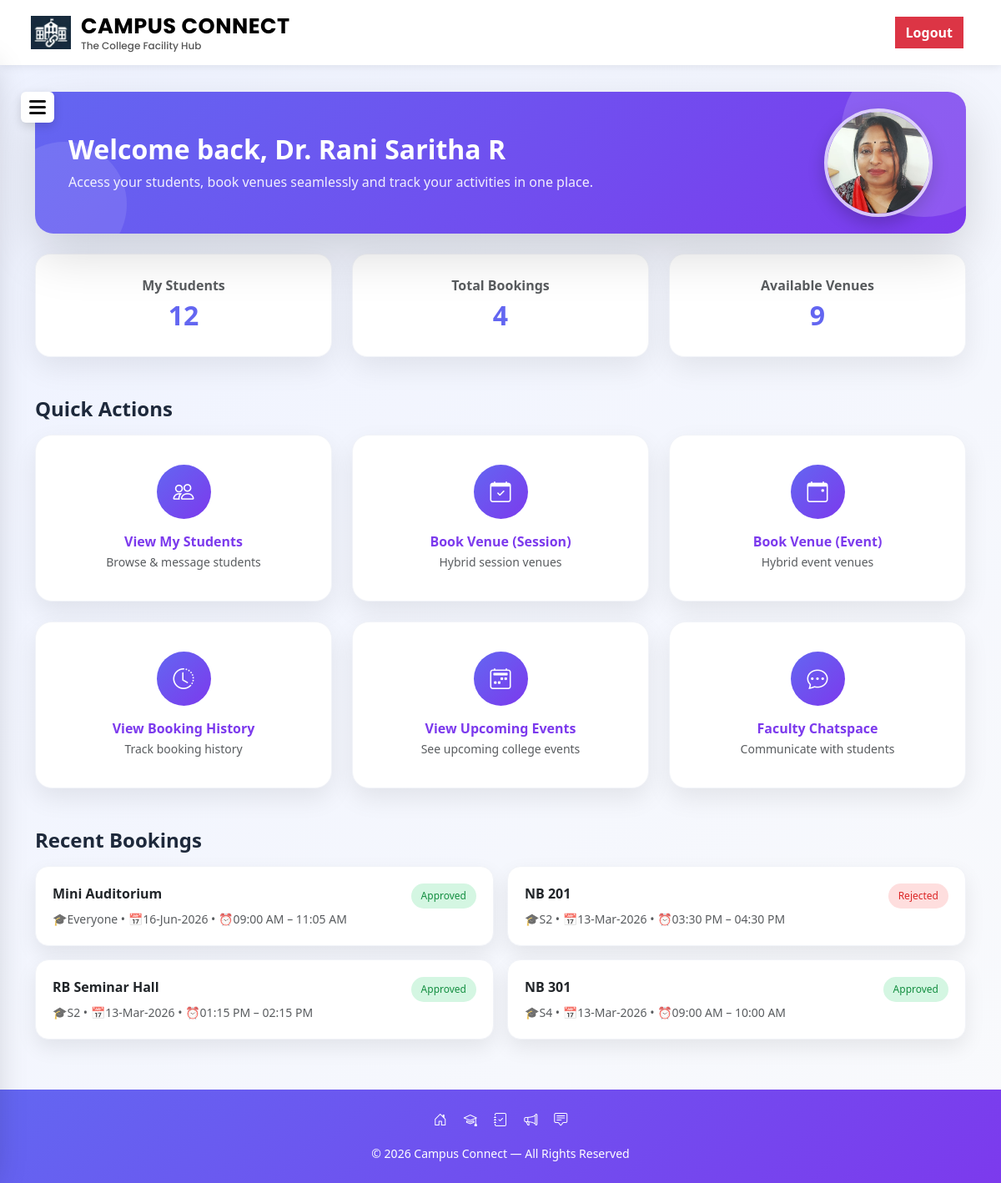
The page /faculty_dashboard (signed in) on the database its author committed.
### tables this page shows
CREATE TABLE faculties (
        faculty_id INTEGER PRIMARY KEY AUTOINCREMENT,
        user_id INTEGER UNIQUE,
        name TEXT,
        contact TEXT,
        register_no TEXT,
        department TEXT,
        designation TEXT,
        photo TEXT,
        isHOD TEXT,
        FOREIGN KEY(user_id) REFERENCES users(user_id) ON DELETE CASCADE
    );

CREATE TABLE bookings (
        booking_id INTEGER PRIMARY KEY AUTOINCREMENT,
        faculty_id INTEGER NOT NULL,
        venue_id INTEGER NOT NULL,
        booking_type TEXT NOT NULL,
        date TEXT NOT NULL,
        start_time TEXT NOT NULL,
        end_time TEXT NOT NULL,
        purpose TEXT,
        target_batch TEXT,
        status TEXT DEFAULT 'requested',

        FOREIGN KEY (faculty_id)
            REFERENCES faculties(faculty_id)
            ON DELETE CASCADE,

        FOREIGN KEY (venue_id)
            REFERENCES venues(venue_id)
            ON DELETE CASCADE
    );

CREATE TABLE venues (
        venue_id INTEGER PRIMARY KEY AUTOINCREMENT,
        name TEXT NOT NULL,
        type TEXT NOT NULL,
        department TEXT NOT NULL,
        block TEXT NOT NULL,
        photo TEXT,
        purpose TEXT NOT NULL,
        created_at TIMESTAMP DEFAULT CURRENT_TIMESTAMP
    );

### app.py (the view)
@app.route('/faculty_dashboard')
def faculty_dashboard():
    if 'user_id' not in session or session['role'] != 'faculty':
        return redirect('/login')
    conn = get_connection()
    cursor = conn.cursor()
    cursor.execute("""
        SELECT faculty_id, name, department, photo
        FROM faculties
        WHERE user_id = ?
    """, (session['user_id'],))
    faculty = cursor.fetchone()
    if not faculty:
        conn.close()
        return redirect('/login')
    faculty_id = faculty['faculty_id']
    faculty_name = faculty['name']
    department = faculty['department']
    faculty_photo = faculty['photo']
    cursor.execute("""
        SELECT COUNT(*)
        FROM students
        WHERE programme = ?
    """, (department,))
    total_students = cursor.fetchone()[0]
    cursor.execute("""
        SELECT COUNT(*)
        FROM bookings
        WHERE faculty_id = ?
    """, (faculty_id,))
    total_bookings = cursor.fetchone()[0]
    cursor.execute("""
        SELECT COUNT(*)
        FROM venues
        WHERE department = ?
        OR department = 'Independent'
    """, (department,))
    total_venues = cursor.fetchone()[0]
    cursor.execute("""
        SELECT b.*, v.name AS venue_name
        FROM bookings b
        JOIN venues v ON b.venue_id = v.venue_id
        WHERE b.faculty_id = ?
        ORDER BY b.booking_id DESC
        LIMIT 4
    """, (faculty_id,))
    recent_bookings = cursor.fetchall()
    formatted_bookings = []
    for b in recent_bookings:
        booking = dict(b)
        booking['date'] = datetime.strptime(booking['date'], "%Y-%m-%d").strftime("%d-%b-%Y")
        booking['start_time'] = datetime.strptime(booking['start_time'], "%H:%M").strftime("%I:%M %p")
        booking['end_time'] = datetime.strptime(booking['end_time'], "%H:%M").strftime("%I:%M %p")
        formatted_bookings.append(booking)
    conn.close()
    return render_template(
        "dash_faculty.html",
        faculty_name=faculty_name,
        faculty_photo=faculty_photo,
        total_students=total_students,
        total_bookings=total_bookings,
        total_venues=total_venues,
        recent_bookings=formatted_bookings
    )

### app.py (called while the page is built)
def get_connection():
    conn = sqlite3.connect("campus_connect.db")
    conn.row_factory = sqlite3.Row
    conn.execute("PRAGMA foreign_keys = ON")  # 🔥 ensure cascade always works
    return conn

### templates/dash_faculty.html (shortened to what this page needs)
<!DOCTYPE html>
<html lang="en">
<head>
    <link href="https://cdn.jsdelivr.net/npm/bootstrap@5.3.2/dist/css/bootstrap.min.css" rel="stylesheet">
    <link href="https://cdn.jsdelivr.net/npm/bootstrap-icons@1.11.3/font/bootstrap-icons.css" rel="stylesheet">
    <link rel="stylesheet" href="{{ url_for('static', filename='css/style.css') }}">
</head>
<body>
<nav class="navbar navbar-expand-lg navbar-light custom-navbar fixed-top">
    <div class="container-fluid">
        <div class="navbar-brand d-flex align-items-center" href="/">
            <img src="{{ url_for('static', filename='images/logo.png') }}" class="logo-img">
            <div class="brand-text">
                <span class="brand-title">CAMPUS CONNECT</span>
                <span class="brand-tagline">The College Facility Hub</span>
            </div>
        </div>
        <div class="ms-auto">
            <a href="{{ url_for('logout') }}" class="btn btn-danger me-2"><b>Logout</b></a>
        </div>
    </div>
</nav>
<div class="menu-toggle" onclick="openSidebar()">
    <span></span>
    <span></span>
    <span></span>
</div>
<div class="container faculty-main">
    <div class="faculty-hero mb-4 d-flex align-items-center justify-content-between">
        <div>
            <h2>Welcome back, {{ faculty_name }}</h2>
            <p class="hero-sub mb-0">
                Access your students, book venues seamlessly and track your activities in one place.
            </p>
        </div>
        <div class="faculty-photo">
            <img src="{{ url_for('static', filename='uploads/' + faculty_photo) }}" alt="Faculty Photo">
        </div>
    </div>
    <div class="row g-4 mb-4">
        <div class="col-md-4">
            <div class="stat-card">
                <div class="text-muted"><center><b>My Students</b></center></div>
                <div class="stat-number"><center><b>{{ total_students }}</b></center></div>
            </div>
        </div>
        <div class="col-md-4">
            <div class="stat-card">
                <div class="text-muted"><center><b>Total Bookings</b></center></div>
                <div class="stat-number"><center><b>{{ total_bookings }}</b></center></div>
            </div>
        </div>
        <div class="col-md-4">
            <div class="stat-card">
                <div class="text-muted"><center><b>Available Venues</b></center></div>
                <div class="stat-number"><center><b>{{ total_venues }}</b></center></div>
            </div>
        </div>
    </div><br>
    <h4 class="section-title mb-3">Quick Actions</h4>
    <div class="row g-4 mb-5">
        <div class="col-md-4">
            <a href="{{ url_for('faculty_view_students') }}" class="text-decoration-none">
                <div class="quick-card">
                    <div class="quick-icon"><i class="bi bi-people"></i></div>
                    <div class="card-header"><center><b>View My Students</b></center></div>
                    <small class="text-muted">Browse & message students</small>
                </div>
            </a>
        </div>
        <div class="col-md-4">
            <a href="{{ url_for('faculty_book_session') }}" class="text-decoration-none">
                <div class="quick-card">
                    <div class="quick-icon"><i class="bi bi-calendar-check"></i></div>
                    <div class="card-header"><center><b>Book Venue (Session)</b></center></div>
                    <small class="text-muted">Hybrid session venues</small>
                </div>
            </a>
        </div>
        <div class="col-md-4">
            <a href="{{ url_for('faculty_book_event') }}" class="text-decoration-none">
                <div class="quick-card">
                    <div class="quick-icon"><i class="bi bi-calendar-event"></i></div>
                    <div class="card-header"><center><b>Book Venue (Event)</b></center></div>
                    <small class="text-muted">Hybrid event venues</small>
                </div>
            </a>
        </div>
        <div class="col-md-4">
            <a href="{{ url_for('faculty_view_bookings') }}" class="text-decoration-none">
                <div class="quick-card">
                    <div class="quick-icon"><i class="bi bi-clock-history"></i></div>
                    <div class="card-header"><center><b>View Booking History</b></center></div>
                    <small class="text-muted">Track booking history</small>
                </div>
            </a>
        </div>
        <div class="col-md-4">
            <a href="{{ url_for('faculty_view_events') }}" class="text-decoration-none">
                <div class="quick-card">
                    <div class="quick-icon"><i class="bi bi-calendar2-week"></i></div>
                    <div class="card-header"><center><b>View Upcoming Events</b></center></div>
                    <small class="text-muted">See upcoming college events</small>
                </div>
            </a>
        </div>
        <div class="col-md-4">
            <a href="{{ url_for('faculty_chatspace') }}" class="text-decoration-none">
                <div class="quick-card">
                    <div class="quick-icon"><i class="bi bi-chat-dots"></i></div>
                    <div class="card-header"><center><b>Faculty Chatspace</b></center></div>
                    <small class="text-muted">Communicate with students</small>
                </div>
            </a>
        </div>
    </div>
    <h4 class="section-title mb-3">Recent Bookings</h4>
    {% if recent_bookings %}
        <div class="row g-3">
            {% for b in recent_bookings %}
            <div class="col-md-6">
                <div class="booking-card">
                    <div class="d-flex justify-content-between">
                        <strong>
                            {{ b.venue_name }}
                        </strong>
                        {% if b.status == 'approved' %}
                            <span class="badge-approved">Approved</span>
                        {% elif b.status == 'rejected' %}
                            <span class="badge-rejected">Rejected</span>
                        {% else %}
                            <span class="badge-requested">Requested</span>
                        {% endif %}
                    </div>
                    <small class="text-muted">
                        🎓{{ b.target_batch }} •
                        📅{{ b.date }} •
                        ⏰{{ b.start_time }} – {{ b.end_time }}
                    </small>
                </div>
            </div>
            {% endfor %}
        </div>
    {% else %}
        <div class="text-center text-muted py-5">
            No recent bookings yet.
        </div>
    {% endif %}
</div>
<footer class="mt-5" style="background: linear-gradient(135deg, #6366f1, #7c3aed); color: white;">
    <div class="container py-4 text-center">
        <div class="mb-3">
            <a href="/faculty_dashboard" class="text-white me-3"><i class="bi bi-house-door"></i></a>
            <a href="{{ url_for('faculty_view_students') }}" class="text-white me-3"><i class="bi bi-mortarboard"></i></a>
            <a href="{{ url_for('faculty_view_bookings') }}" class="text-white me-3"><i class="bi bi-journal-check"></i></a>
            <a href="{{ url_for('faculty_view_events') }}" class="text-white me-3"><i class="bi bi-megaphone"></i></a>
            <a href="{{ url_for('faculty_chatspace') }}" class="text-white"><i class="bi bi-chat-square-text"></i></a>
        </div>
        <div>
            <small>© 2026 Campus Connect — All Rights Reserved</small>
        </div>
    </div>
</footer>
</body>
</html>

### static/css/style.css (style rules this page uses)
body { margin: 0; padding: 0; font-family: 'Segoe UI', Tahoma, Geneva, Verdana, sans-serif; }
.custom-navbar { background-color: #ffffff; padding: 10px 25px; box-shadow: 0 2px 10px rgba(0, 0, 0, 0.08); z-index: 1000; }
.logo-img { width: 48px; height: 48px; object-fit: contain; margin-right: 12px; }
.brand-text { display: flex; flex-direction: column; line-height: 1.1; }
.brand-title { font-family: 'Poppins', sans-serif; font-size: 1.6rem; font-weight: 700; color: black; letter-spacing: 0.5px; }
.brand-tagline { font-size: 0.75rem; font-family: 'Poppins', sans-serif; font-weight: 500; color: #555; margin-top: 3px; }
.btn { border-radius: 0 !important; font-family: 'Segoe UI', Tahoma, Geneva, Verdana, sans-serif; }

### templates/dash_faculty.html (style rules this page uses)
body { font-family: 'Segoe UI', Tahoma, Geneva, Verdana, sans-serif; background: linear-gradient(135deg, #eef2ff, #f9fafc); }
.brand-title { font-family: 'Poppins', sans-serif; }
.brand-tagline { font-family: 'Poppins', sans-serif; }
.menu-toggle { position: fixed; top: 110px; left: 25px; background: white; padding: 6px 10px; border-radius: 6px; box-shadow: 0 4px 12px rgba(0,0,0,0.15); cursor: pointer; z-index: 900; }
.menu-toggle span { display: block; width: 20px; height: 3px; background: #111; margin: 4px 0; border-radius: 2px; }
.faculty-main { margin-top: 110px; margin-bottom: 60px; }
.faculty-hero { background: linear-gradient(135deg, #6366f1, #7c3aed); border-radius: 22px; padding: 20px 40px; color: white; position: relative; overflow: hidden; box-shadow: 0 25px 60px rgba(0,0,0,0.15); }
.faculty-hero h2 { font-weight: 700; }
.hero-sub { opacity: 0.9; }
.faculty-hero::before { content: ""; position: absolute; width: 200px; height: 200px; background: rgba(255,255,255,0.15); border-radius: 50%; right: -50px; top: -50px; }
.faculty-hero::after { content: ""; position: absolute; width: 150px; height: 150px; background: rgba(255,255,255,0.1); border-radius: 50%; bottom: -40px; left: -40px; }
.faculty-photo img { width: 130px; height: 130px; border-radius: 50%; object-fit: cover; border: 4px solid rgba(255,255,255,0.7); box-shadow: 0 8px 20px rgba(0,0,0,0.2); }
.section-title { font-weight: 700; color: #1e293b; }
.stat-card { border-radius: 18px; padding: 25px; background: white; box-shadow: 0 12px 35px rgba(0,0,0,0.08); transition: .3s; border: 1px solid #f1f3f8; }
.stat-number { font-size: 32px; font-weight: 700; color: #6366f1; }
.quick-card { border-radius: 20px; padding: 35px 20px; background: white; text-align: center; transition: .3s; height: 100%; border: 1px solid #f1f3f8; box-shadow: 0 12px 30px rgba(0,0,0,0.08); }
.quick-icon { width: 65px; height: 65px; margin: auto; margin-bottom: 15px; border-radius: 50%; display: flex; align-items: center; justify-content: center; font-size: 25px; background: linear-gradient(135deg, #6366f1, #7c3aed); color: white; }
.booking-card { border-radius: 16px; background: white; padding: 20px; border: 1px solid #f1f3f8; box-shadow: 0 10px 25px rgba(0,0,0,0.08); transition: .25s; }
.card-header { color: #7c3aed; font-size: 16px; }
.badge-approved { background: #d4f6e2; color: #138e40; padding: 6px 12px; border-radius: 30px; font-size: 12px; font-weight: 500; }
.badge-rejected { background: #fedede; color: #dc2626; padding: 6px 12px; border-radius: 30px; font-size: 12px; font-weight: 500; }

### rows shown on the page
faculties: name "Dr. Rani Saritha R", photo (picture)
bookings: venue_name "Mini Auditorium", status "Approved", target_batch "Everyone", date "16-Jun-2026", start_time "09:00 AM", end_time "11:05 AM"
bookings: venue_name "NB 201", status "Rejected", target_batch "S2", date "13-Mar-2026", start_time "03:30 PM", end_time "04:30 PM"
bookings: venue_name "RB Seminar Hall", status "Approved", target_batch "S2", date "13-Mar-2026", start_time "01:15 PM", end_time "02:15 PM"
bookings: venue_name "NB 301", status "Approved", target_batch "S4", date "13-Mar-2026", start_time "09:00 AM", end_time "10:00 AM"

### other values the page prints
{{ total_students }} "12"
{{ total_bookings }} "4"
{{ total_venues }} "9"
